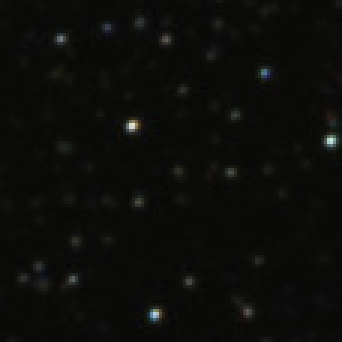
#> input picture Small_area.png, 114 x 114 px (shown 3 times larger)
$ python color_clustring.py
#> lines starting #> are read from the running program, lines starting #| are printed output that depends on the picture
### utils.py
import numpy as np
import cv2

def centroid_histogram(clt):
	numLabels = np.arange(0, len(np.unique(clt.labels_)) + 1)
	(hist, _) = np.histogram(clt.labels_, bins = numLabels)

	hist = hist.astype("float")
	hist /= hist.sum()
	return hist


def plot_colors(hist, centroids):
	bar = np.zeros((50, 300, 3), dtype = "uint8")
	startX = 0
	for (percent, color) in zip(hist, centroids):
		endX = startX + (percent * 300)
		cv2.rectangle(bar, (int(startX), 0), (int(endX), 50),color.astype("uint8").tolist(), -1)
		startX = endX
	return bar

### color_clustring.py
from sklearn.cluster import KMeans
import matplotlib.pyplot as plt
import cv2
import utils

image = cv2.imread('./Small_area.png')
#> image is the input picture: shape (114, 114, 3); mean B, G, R 10.6, 12.6, 12.5
image = cv2.cvtColor(image, cv2.COLOR_BGR2RGB)

plt.figure()
plt.axis('off')
plt.imshow(image)

image = image.reshape((image.shape[0] * image.shape[1], 3))
print(image.shape)
#| (12996, 3)

clt = KMeans(n_clusters = 3)
clt.fit(image)

hist = utils.centroid_histogram(clt)
bar = utils.plot_colors(hist, clt.cluster_centers_)
#> after the loop in plot_colors, `for (percent, color) in zip(hist, centroids):`:
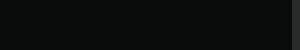
#> bar: shape (50, 300, 3); mean of channels 0, 1, 2 11.8, 11.9, 9.8; drawn as B, G, R

plt.figure()
plt.axis("off")
plt.imshow(bar)
plt.show()

$ run again, with StarMap.png copied over Small_area.png
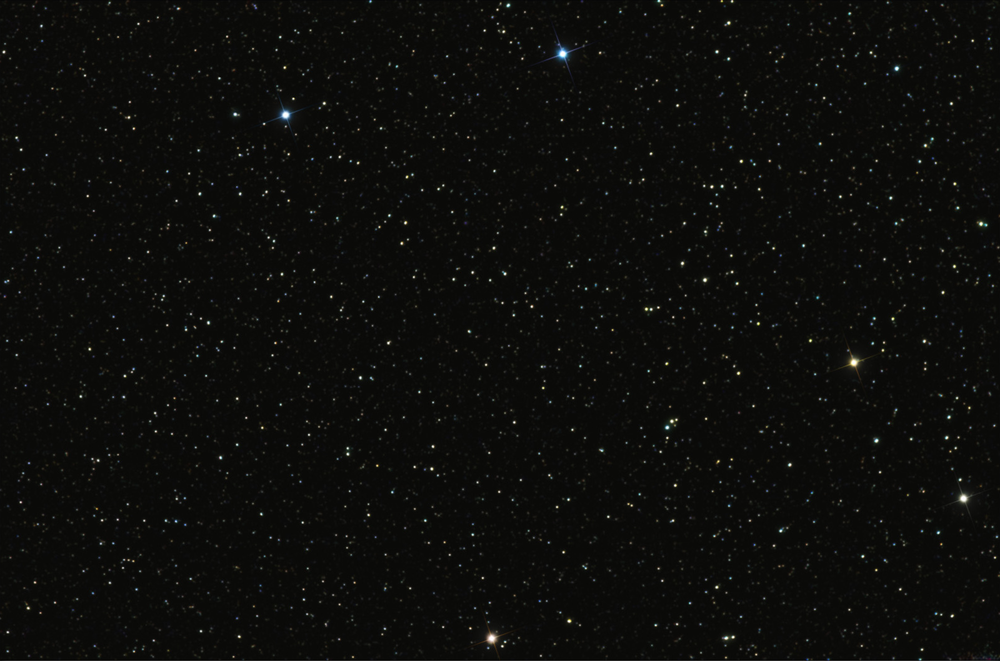
#> input picture StarMap.png, 1000 x 661 px, shrunk from 1600 x 1057 before the run
#> image is the input picture: shape (661, 1000, 3); mean B, G, R 11, 13.2, 13
#| (661000, 3)
#> after the loop in plot_colors, `for (percent, color) in zip(hist, centroids):`:
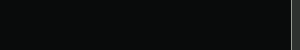
#> bar: shape (50, 300, 3); mean of channels 0, 1, 2 12.4, 12.5, 10.5; drawn as B, G, R
